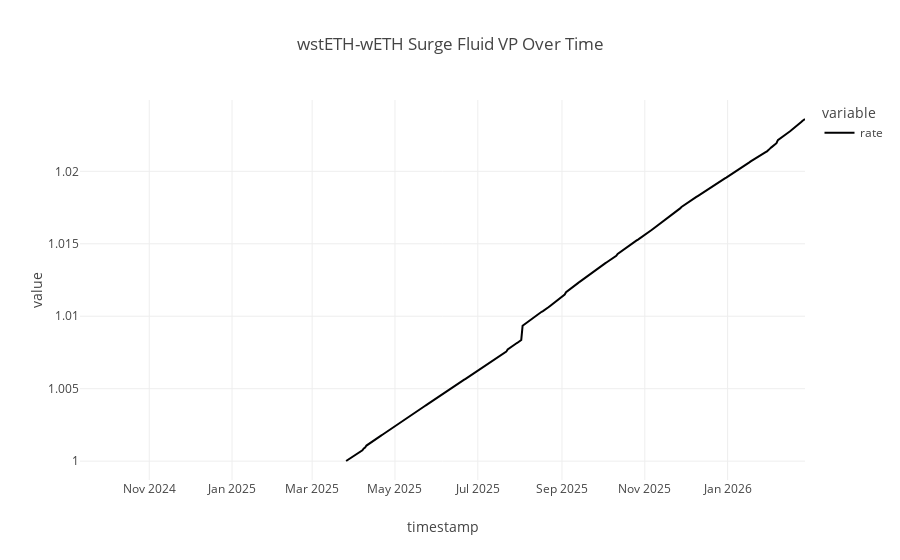

This figure's notebook cell:
### Code cell
import plotly.express as px

px.line(df, title='wstETH-wETH Surge Fluid VP Over Time')

### Figure 1 — Plotly figure (JSON) as saved in the notebook; plotly's stock layout.template omitted (floating-point values rounded to 4 significant figures; data arrays with more than 128 entries replaced by an {"elided": "..."} marker saying what was removed)
{"data": [{"hovertemplate": "variable=rate<br>timestamp=%{x}<br>value=%{y}<extra></extra>", "legendgroup": "rate", "line": {"color": "#000001", "dash": "solid"}, "marker": {"symbol": "circle"}, "mode": "lines", "name": "rate", "orientation": "v", "showlegend": true, "type": "scatter", "x": {"elided": "535 str values"}, "xaxis": "x", "y": {"elided": "535 float values"}, "yaxis": "y"}], "layout": {"legend": {"title": {"text": "variable"}, "tracegroupgap": 0}, "title": {"text": "wstETH-wETH Surge Fluid VP Over Time"}, "xaxis": {"anchor": "y", "domain": [0, 1], "title": {"text": "timestamp"}}, "yaxis": {"anchor": "x", "domain": [0, 1], "title": {"text": "value"}}}}
